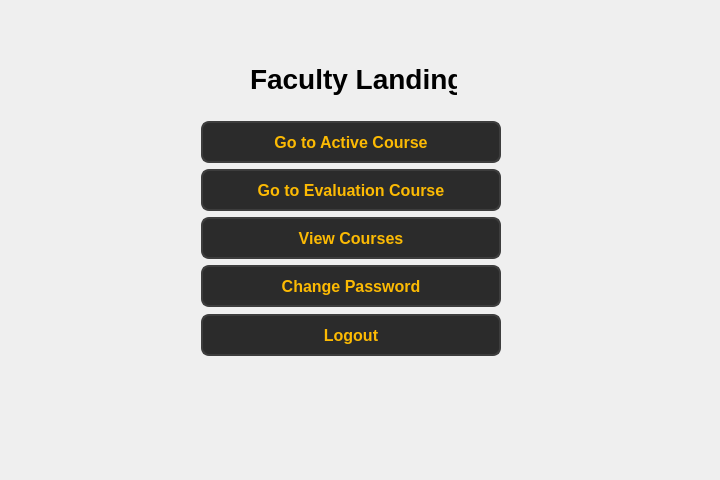
<?xml version="1.0" encoding="UTF-8"?>
<ui version="4.0">
 <class>Form</class>
 <widget class="QWidget" name="Form">
  <property name="geometry">
   <rect>
    <x>0</x>
    <y>0</y>
    <width>720</width>
    <height>480</height>
   </rect>
  </property>
  <property name="windowTitle">
   <string>Form</string>
  </property>
  <widget class="QLabel" name="label">
   <property name="geometry">
    <rect>
     <x>250</x>
     <y>60</y>
     <width>207</width>
     <height>38</height>
    </rect>
   </property>
   <property name="font">
    <font>
     <pointsize>21</pointsize>
     <bold>true</bold>
    </font>
   </property>
   <property name="text">
    <string>Faculty Landing</string>
   </property>
   <property name="alignment">
    <set>Qt::AlignmentFlag::AlignLeading|Qt::AlignmentFlag::AlignLeft|Qt::AlignmentFlag::AlignVCenter</set>
   </property>
  </widget>
  <widget class="QPushButton" name="pushButton_2">
   <property name="geometry">
    <rect>
     <x>201</x>
     <y>169</y>
     <width>300</width>
     <height>42</height>
    </rect>
   </property>
   <property name="styleSheet">
    <string notr="true">QPushButton {
        background-color: #2b2b2b;  
        color: #fcba03;              
        border: 2px solid #3d3d3d;      
        border-radius: 8px;          
        padding: 8px 16px;            
        font-size: 16px;            
        font-weight: bold;
    
    }

    QPushButton:hover {
        background-color: #fcba03;
		 color: #000000;
        border: 2px solid #5a5a5a;    
    }

    QPushButton:pressed {
        background-color: #1a1a1a;      
        border: 2px solid #2b2b2b;      
    }</string>
   </property>
   <property name="text">
    <string>Go to Evaluation Course</string>
   </property>
  </widget>
  <widget class="QPushButton" name="pushButton_3">
   <property name="geometry">
    <rect>
     <x>201</x>
     <y>217</y>
     <width>300</width>
     <height>42</height>
    </rect>
   </property>
   <property name="styleSheet">
    <string notr="true">QPushButton {
        background-color: #2b2b2b;  
        color: #fcba03;              
        border: 2px solid #3d3d3d;      
        border-radius: 8px;          
        padding: 8px 16px;            
        font-size: 16px;            
        font-weight: bold;
    
    }

    QPushButton:hover {
        background-color: #fcba03;
		 color: #000000;
        border: 2px solid #5a5a5a;    
    }

    QPushButton:pressed {
        background-color: #1a1a1a;      
        border: 2px solid #2b2b2b;      
    }</string>
   </property>
   <property name="text">
    <string>View Courses</string>
   </property>
  </widget>
  <widget class="QPushButton" name="pushButton_4">
   <property name="geometry">
    <rect>
     <x>201</x>
     <y>265</y>
     <width>300</width>
     <height>42</height>
    </rect>
   </property>
   <property name="styleSheet">
    <string notr="true">QPushButton {
        background-color: #2b2b2b;  
        color: #fcba03;              
        border: 2px solid #3d3d3d;      
        border-radius: 8px;          
        padding: 8px 16px;            
        font-size: 16px;            
        font-weight: bold;
    
    }

    QPushButton:hover {
        background-color: #fcba03;
		 color: #000000;
        border: 2px solid #5a5a5a;    
    }

    QPushButton:pressed {
        background-color: #1a1a1a;      
        border: 2px solid #2b2b2b;      
    }</string>
   </property>
   <property name="text">
    <string>Change Password</string>
   </property>
  </widget>
  <widget class="QPushButton" name="pushButton_5">
   <property name="geometry">
    <rect>
     <x>201</x>
     <y>314</y>
     <width>300</width>
     <height>42</height>
    </rect>
   </property>
   <property name="styleSheet">
    <string notr="true">QPushButton {
        background-color: #2b2b2b;  
        color: #fcba03;              
        border: 2px solid #3d3d3d;      
        border-radius: 8px;          
        padding: 8px 16px;            
        font-size: 16px;            
        font-weight: bold;
    
    }

    QPushButton:hover {
        background-color: #fcba03;
		 color: #000000;
        border: 2px solid #5a5a5a;    
    }

    QPushButton:pressed {
        background-color: #1a1a1a;      
        border: 2px solid #2b2b2b;      
    }</string>
   </property>
   <property name="text">
    <string>Logout</string>
   </property>
  </widget>
  <widget class="QPushButton" name="pushButton">
   <property name="geometry">
    <rect>
     <x>201</x>
     <y>121</y>
     <width>300</width>
     <height>42</height>
    </rect>
   </property>
   <property name="styleSheet">
    <string notr="true">QPushButton {
        background-color: #2b2b2b;  
        color: #fcba03;              
        border: 2px solid #3d3d3d;      
        border-radius: 8px;          
        padding: 8px 16px;            
        font-size: 16px;            
        font-weight: bold;
    
    }

    QPushButton:hover {
        background-color: #fcba03;
		 color: #000000;
        border: 2px solid #5a5a5a;    
    }

    QPushButton:pressed {
        background-color: #1a1a1a;      
        border: 2px solid #2b2b2b;      
    }</string>
   </property>
   <property name="text">
    <string>Go to Active Course</string>
   </property>
  </widget>
 </widget>
 <resources/>
 <connections/>
</ui>
